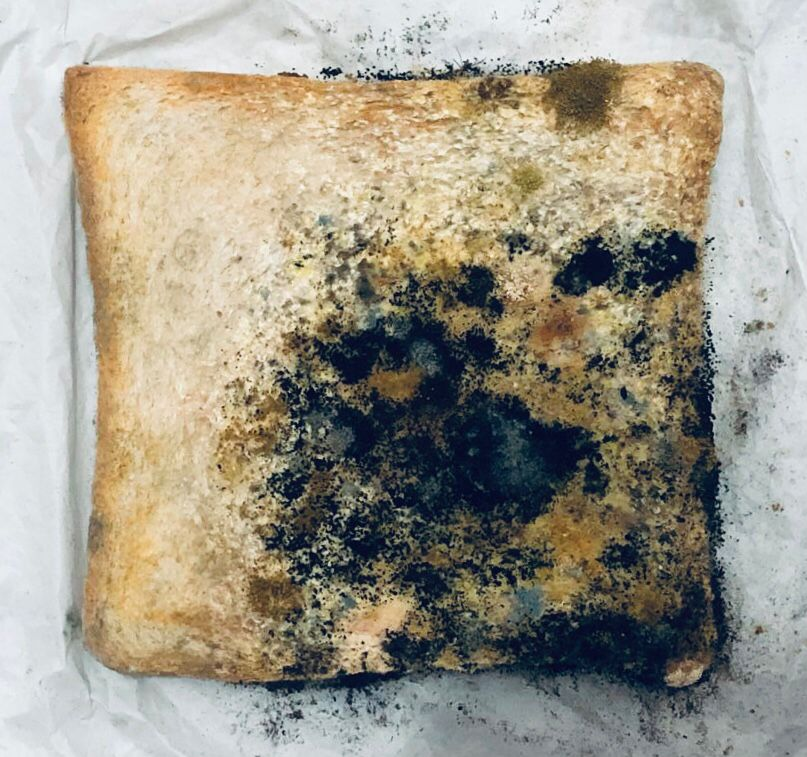
#> input picture Project/Day14.jpeg, 807 x 757 px
$ jupyter execute 'Day14 HistogramEqualization.ipynb'
#> lines starting #> are read from the running program, lines starting #| are printed output that depends on the picture
[cell 1]
#histogram equlization and contrast streatching

import cv2
import numpy as np
import matplotlib.pyplot as plt

def plot_histogram(image, title):
    """Plot histogram of the given image."""
    histogram = cv2.calcHist([image], [0], None, [256], [0, 256])
    plt.figure()
    plt.title(title)
    plt.xlabel("Pixel Value")
    plt.ylabel("Frequency")
    plt.plot(histogram)
    plt.xlim([0, 256])

def histogram_equalization(image):
    """Apply histogram equalization to the given image."""
    return cv2.equalizeHist(image)

def contrast_stretching(image):
    """Apply contrast stretching to the given image."""
    # Compute the minimum and maximum intensity values from the image.
    minval = np.min(image)
    maxval = np.max(image)
    print ('Existing min, max values :', minval, ', ', maxval)
    dmin = 50
    dmax = 200
    print ('Desired min, max values :', dmin, ', ', dmax)
    # Apply contrast stretching.
#     stretched_image = (image - minval) * (255 / (maxval - minval))
    dgap = dmax-dmin
    stretched_image = dmin+(image - minval) * (dgap / (maxval - minval))
#     stretched_image = dmin + (((image - minval) * (dmax- dmin)) / (maxval - minval))
    return stretched_image.astype(np.uint8)

# Load the image in grayscale
image_path = 'Day14.jpeg'  # Update this path
original_image = cv2.imread('Day14.jpeg', cv2.IMREAD_GRAYSCALE)
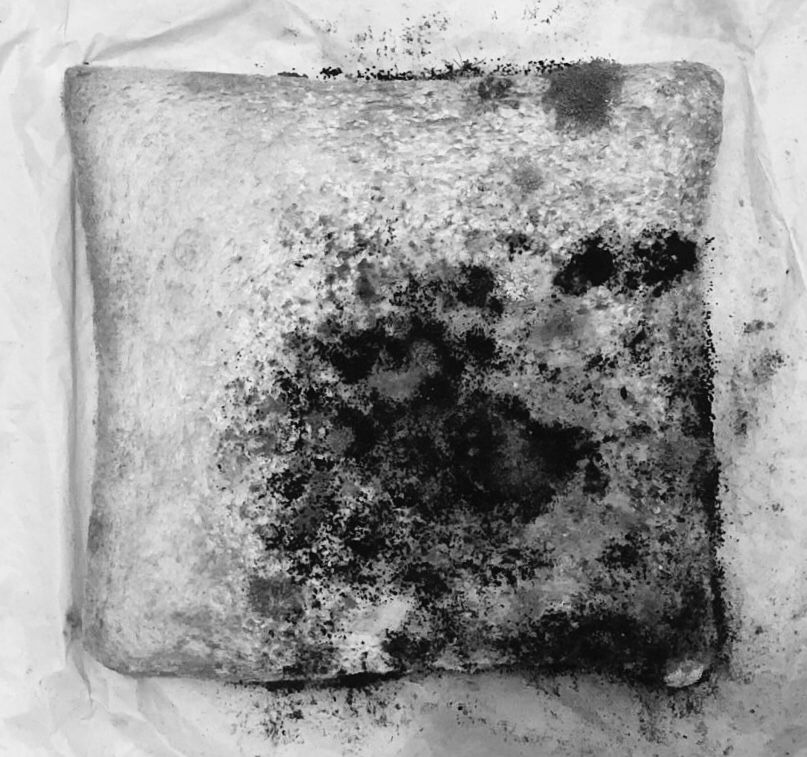
#> original_image: shape (757, 807); min 0, max 255, mean 152.1

# Apply histogram equalization
equalized_image = histogram_equalization(original_image)
#> in histogram_equalization, `return cv2.equalizeHist(image)`:
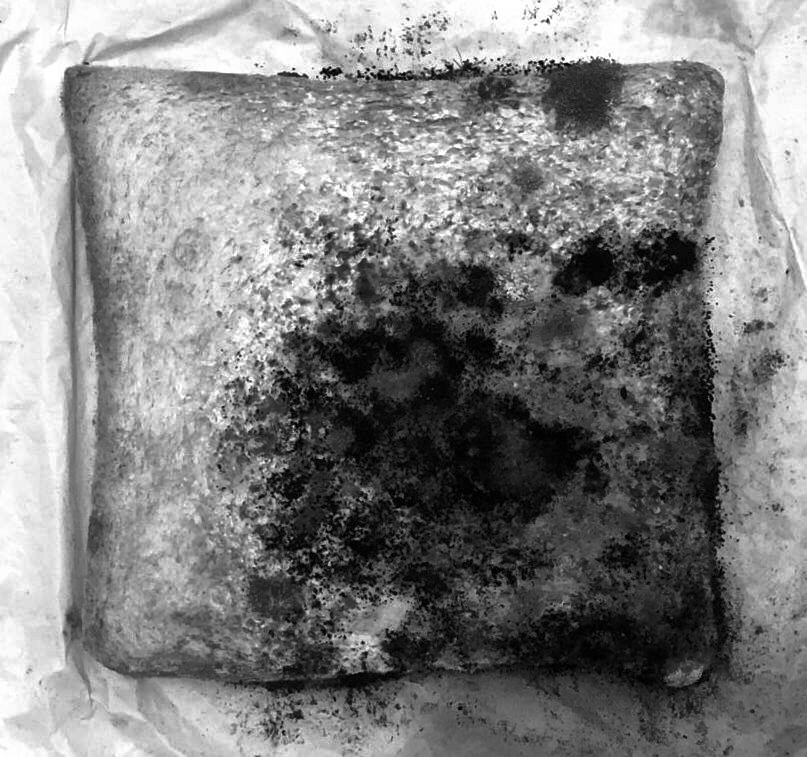
#> returned value: shape (757, 807); min 0, max 255, mean 128.3

# Apply contrast stretching
stretched_image = contrast_stretching(original_image)
#> in contrast_stretching, `minval = np.min(image)`: minval = 0
#> in contrast_stretching, `maxval = np.max(image)`: maxval = 255
#| Existing min, max values : 0 ,  255
#> in contrast_stretching, `stretched_image = dmin+(image - minval) * (dgap / (maxval - minval))`:
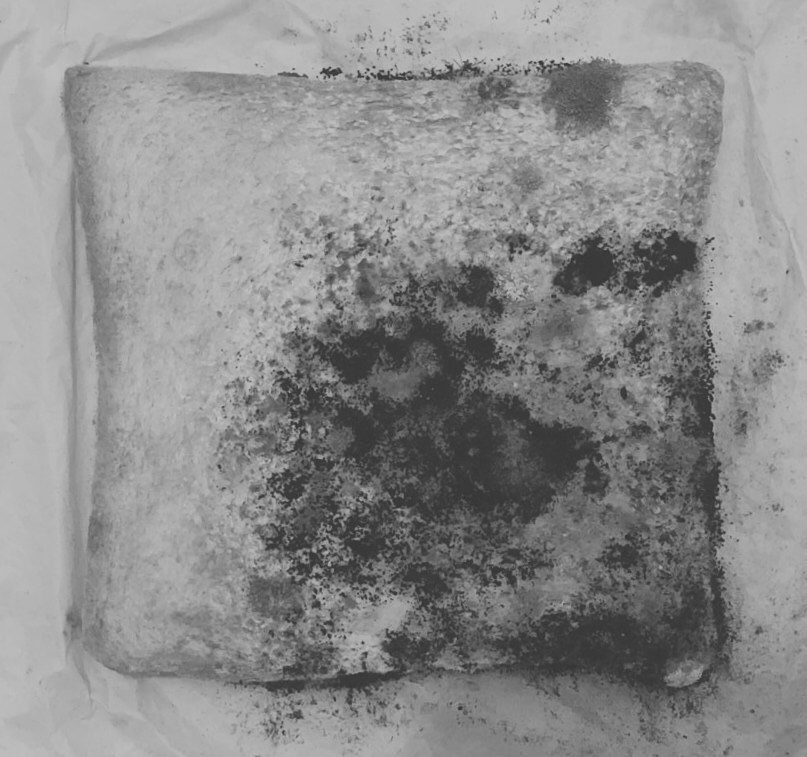
#> stretched_image: shape (757, 807) float64; min 50, max 200, mean 139.5

# Plotting the results
cv2.imshow("Original Image", original_image)
cv2.imshow("Histogram Equalized Image", equalized_image)
cv2.imshow("Contrast Stretched Image", stretched_image)

# Plot histograms
plot_histogram(original_image, "Histogram for Original Image")
#> in plot_histogram, `histogram = cv2.calcHist([image], [0], None, [256], [0, 256])`: histogram = 256 values, max 7168 at index 229, min 0 at index 250, mean 2386.3
plot_histogram(equalized_image, "Histogram for Histogram Equalized Image")
plot_histogram(stretched_image, "Histogram for Contrast Stretched Image")

plt.show()
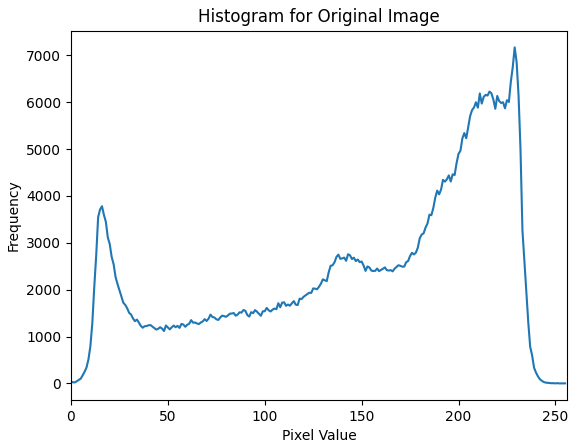
#> figure drawn by matplotlib, 1 panel; curve peaks at x = 229, y = 7168
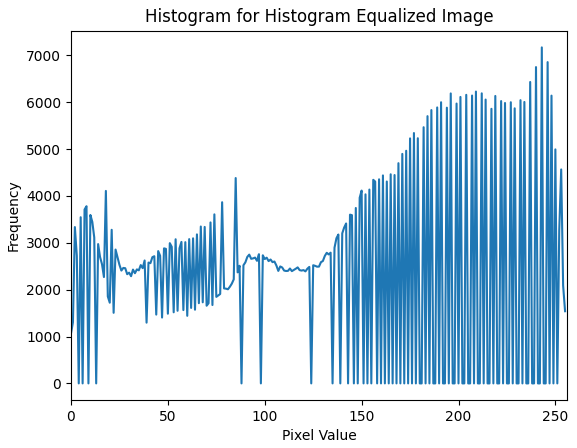
#> figure drawn by matplotlib, 1 panel; curve peaks at x = 243, y = 7168
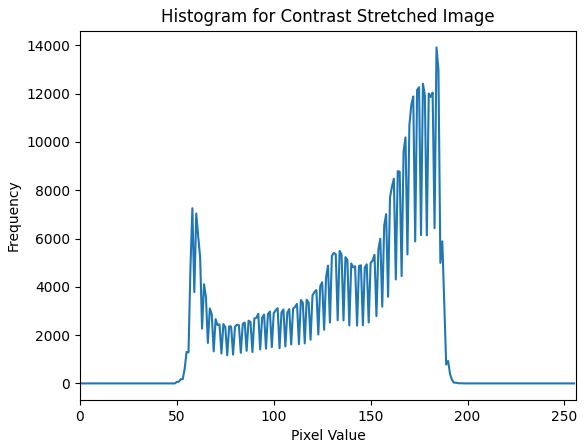
#> figure drawn by matplotlib, 1 panel; curve peaks at x = 184, y = 13916

cv2.waitKey(0)
cv2.destroyAllWindows()

$ run again, with Project/Day01.jpeg copied over Project/Day14.jpeg
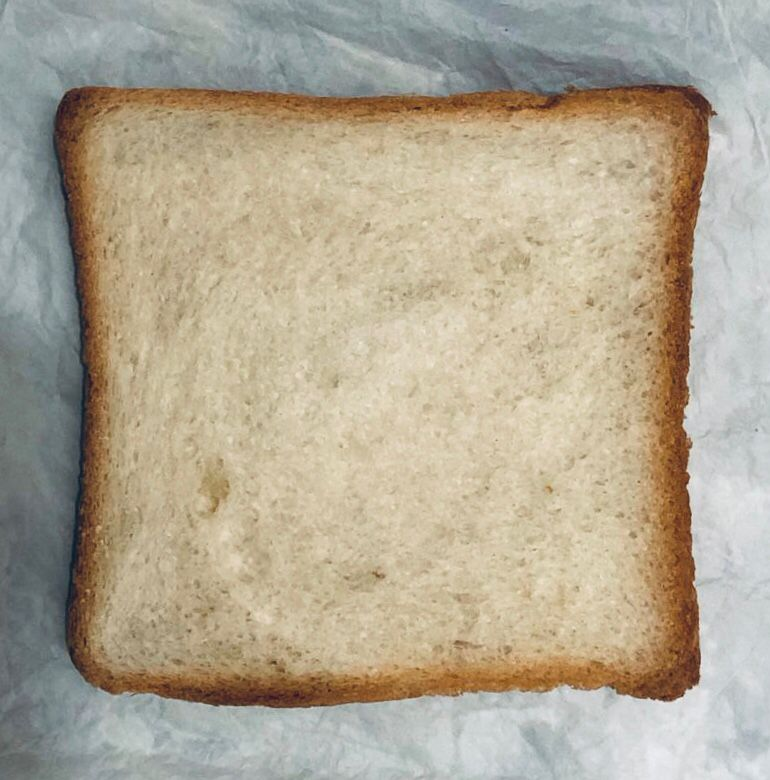
#> input picture Project/Day01.jpeg, 770 x 780 px
#> minval = 22
#> maxval = 237
#| Existing min, max values : 22 ,  237
#> in contrast_stretching, `stretched_image = dmin+(image - minval) * (dgap / (maxval - minval))`:
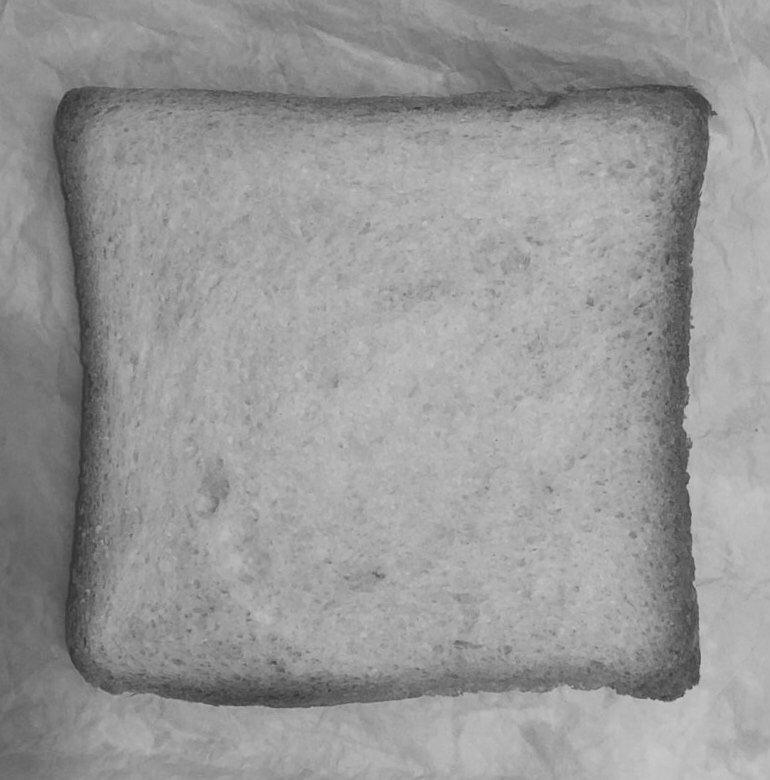
#> stretched_image: shape (780, 770) float64; min 50, max 200, mean 152.1
#> histogram = 256 values, max 10296 at index 196, min 0 at index 0, mean 2346.1
#> `plt.show()`:
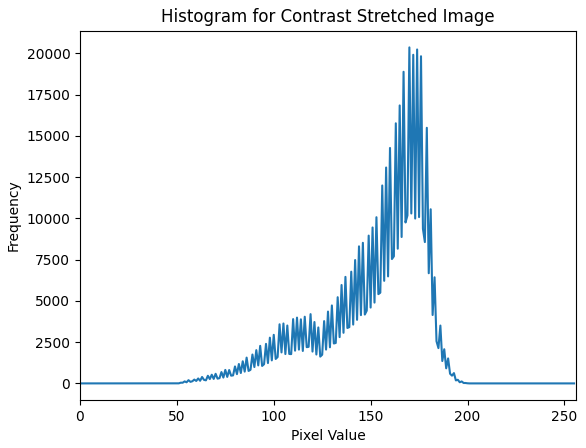
#> figure drawn by matplotlib, 1 panel; curve peaks at x = 170, y = 20359

$ run again, with Project/Day02.jpeg copied over Project/Day14.jpeg
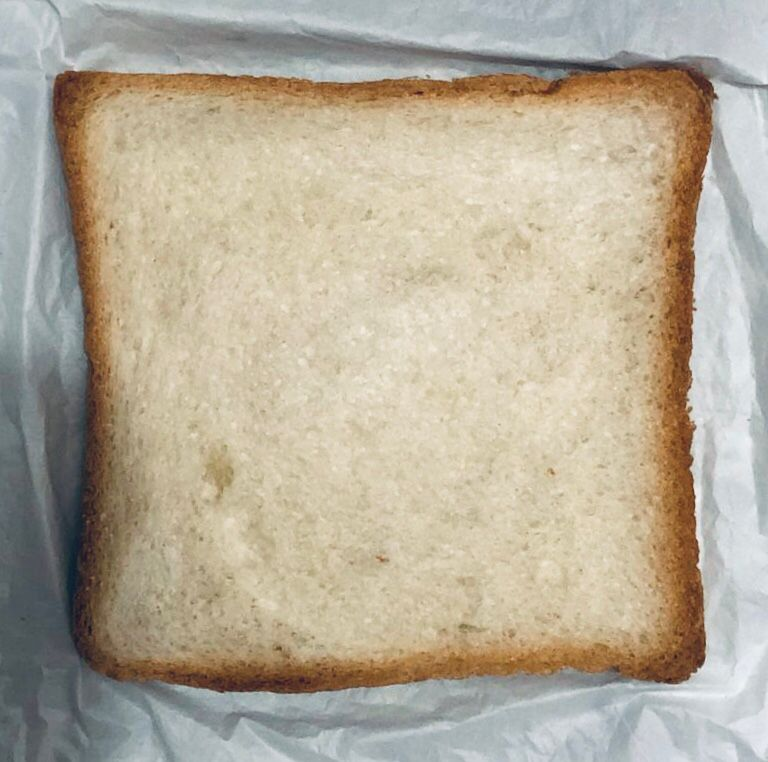
#> input picture Project/Day02.jpeg, 768 x 762 px
#> minval = 19
#> maxval = 244
#| Existing min, max values : 19 ,  244
#> in contrast_stretching, `stretched_image = dmin+(image - minval) * (dgap / (maxval - minval))`:
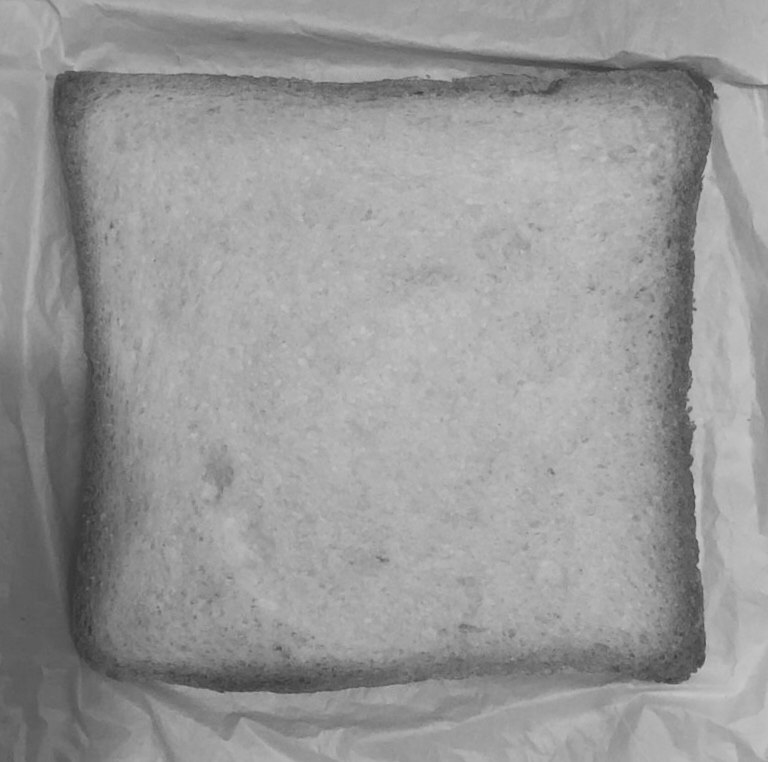
#> stretched_image: shape (762, 768) float64; min 50, max 200, mean 152.7
#> histogram = 256 values, max 11263 at index 205, min 0 at index 0, mean 2286
#> `plt.show()`:
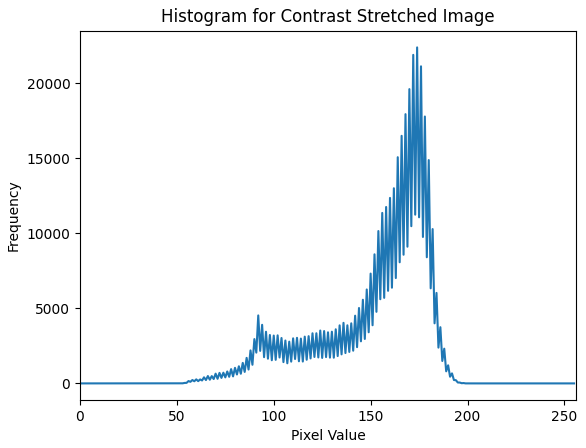
#> figure drawn by matplotlib, 1 panel; curve peaks at x = 174, y = 22376

$ run again, with Project/Day03.jpeg copied over Project/Day14.jpeg
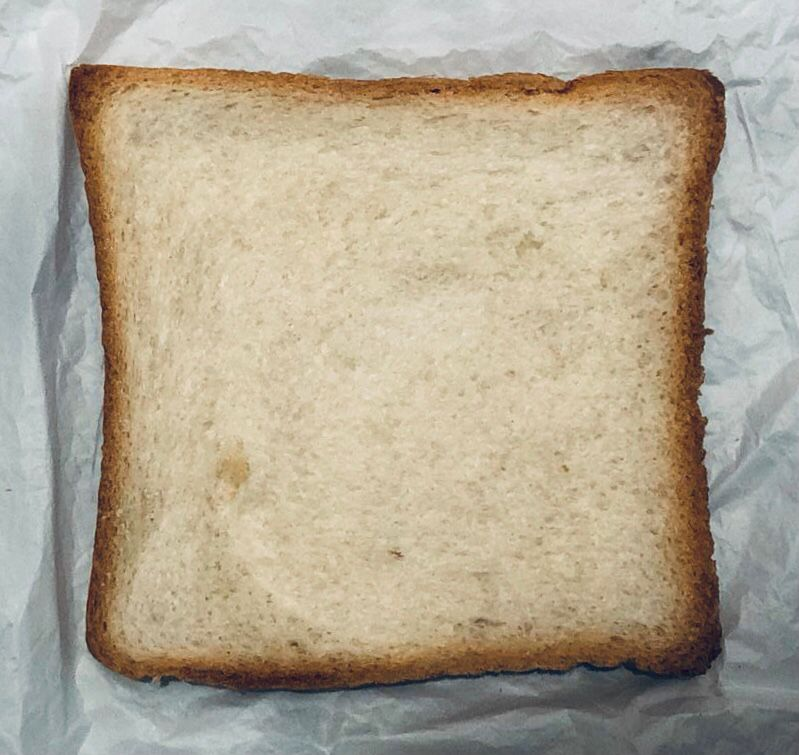
#> input picture Project/Day03.jpeg, 799 x 755 px
#> minval = 10
#> maxval = 237
#| Existing min, max values : 10 ,  237
#> in contrast_stretching, `stretched_image = dmin+(image - minval) * (dgap / (maxval - minval))`:
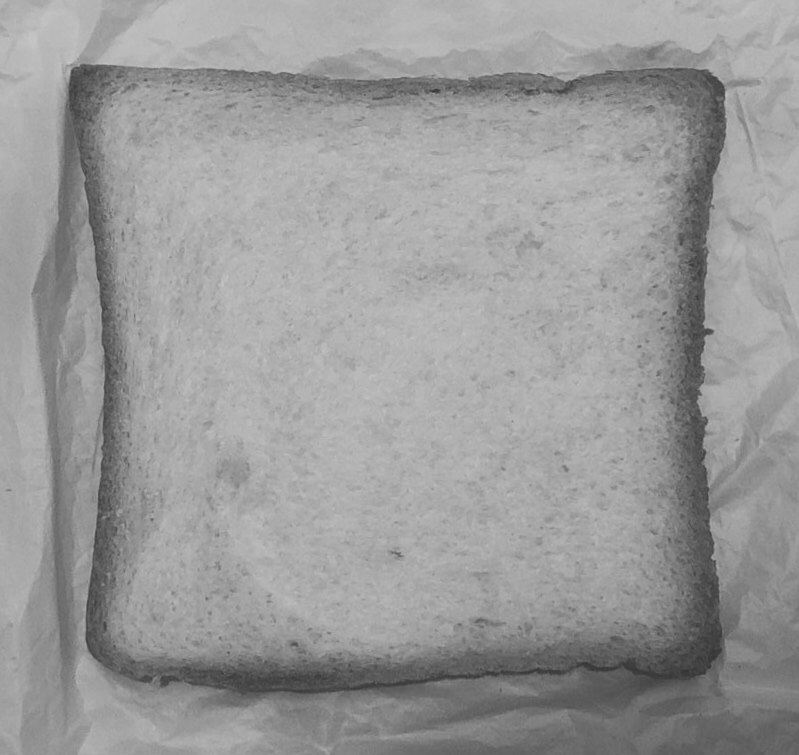
#> stretched_image: shape (755, 799) float64; min 50, max 200, mean 154.7
#> histogram = 256 values, max 12680 at index 203, min 0 at index 0, mean 2356.4
#> `plt.show()`:
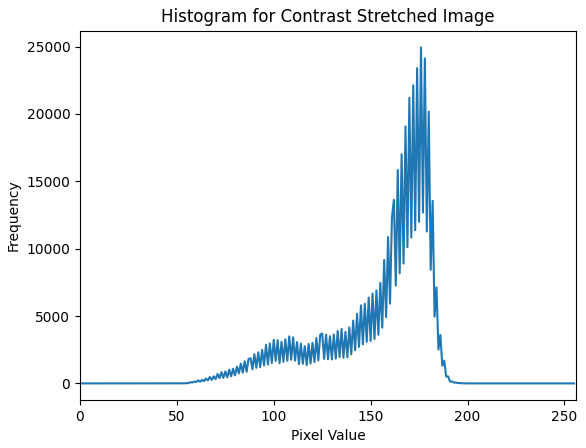
#> figure drawn by matplotlib, 1 panel; curve peaks at x = 176, y = 24939
